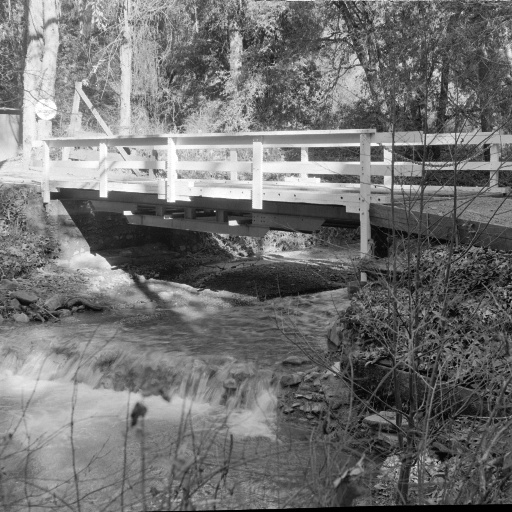
#> input picture images/bridge.bmp, 512 x 512 px
$ python exersise2.py
#> lines starting #> are read from the running program, lines starting #| are printed output that depends on the picture
import cv2
import numpy as np
import heapq
import pickle
from collections import Counter
import os
import shutil

# Define the path to the folder
folder_path = './resultsTwo'

# Check if the folder exists
if os.path.exists(folder_path):
    # Iterate over the contents of the folder
    for filename in os.listdir(folder_path):
        file_path = os.path.join(folder_path, filename)
        try:
            # Check if it is a file
            if os.path.isfile(file_path) or os.path.islink(file_path):
                os.unlink(file_path)  # Remove the file
            elif os.path.isdir(file_path):
                shutil.rmtree(file_path)  # Remove the directory and its contents
        except Exception as e:
            print(f'Failed to delete {file_path}. Reason: {e}')
else:
    print(f'The folder {folder_path} does not exist.')

# Your code starts here
print("Folder contents deleted. Starting the main code.")
# Add your main code logic here

class HuffmanNode:
    def __init__(self, symbol, frequency):
        self.symbol = symbol
        self.frequency = frequency
        self.left = None
        self.right = None

    def __lt__(self, other):
        return self.frequency < other.frequency

def buildHuffmanTree(frequencies):
    heap = [HuffmanNode(symbol, freq) for symbol, freq in enumerate(frequencies) if freq > 0] #arxikopoiise tous komvous
    heapq.heapify(heap)

    while len(heap) > 1: #while more than one nodes exist in the tree, till reach the root
        left = heapq.heappop(heap)
        right = heapq.heappop(heap)
        merged = HuffmanNode(None, left.frequency + right.frequency) #new node -> αθροισμα αριστερού και δεξιού
        merged.left = left
        merged.right = right
        heapq.heappush(heap, merged)

    return heap[0] #root

def calculateFrequencies(img):
    frequencies = np.zeros(256, dtype=int)
    for value in img.flatten():
        frequencies[value] += 1
    return frequencies


# take the tree, χρησημοποίησα chat gpt εδώ για να το πετύχω
def createHuffmanCodes(node, code='', codebook={}):
    if node is not None:
        if node.symbol is not None:
            codebook[node.symbol] = code
        createHuffmanCodes(node.left, code + '0', codebook)
        createHuffmanCodes(node.right, code + '1', codebook)
    return codebook

def encodeImage(img, codes):
    encodedImg = ''
    for value in img.flatten():
        encodedImg += codes[value]
    return encodedImg

def saveEncodedImage(encodedImg, filename):
    with open(filename, 'wb') as f:
        pickle.dump(encodedImg, f)

def savHuffmanCodes(codes, filename):
    with open(filename, 'wb') as f:
        pickle.dump(codes, f)

def calculateAverageCodeLength(codes, frequencies):
    totalSymbols = sum(frequencies)
    weightedSum = sum(len(code) * frequencies[symbol] for symbol, code in codes.items())
    return weightedSum / totalSymbols

def calculateEntropy(frequencies):
    totalSymbols = sum(frequencies)
    entropy = -sum((freq / totalSymbols) * np.log2(freq / totalSymbols) for freq in frequencies if freq > 0)
    return entropy

def calculateCompressionRatio(originalSize, encodedSize):
    return originalSize / encodedSize

def printResults(name, codes, avgLength, entropy, compressionRatio):
    name = name.replace('.bmp', '')
    print(name)  # Output: bridge
    for symbol, code in codes.items():
        with open(f'./resultsTwo/{name}_brightness.txt', 'a', encoding='utf-8') as file:
            # Write the formatted strings to the file
            file.write(f"  Brightness {symbol}: {code}\n")
        # print(f"  Brightness {symbol}: {code}")
    with open(f'./resultsTwo/output.txt', 'a', encoding='utf-8') as file:
        # Write the formatted strings to the file
        file.write(f"{name}----------------------------\n")
        file.write(f"1) Average encoded word length: {avgLength}\n")
        file.write(f"2) Entropy: {entropy}\n")
        file.write(f"3) Λόγος συμπίεσης: {compressionRatio}\n")
    print()


# images
bridgeImg = cv2.imread('./images/bridge.bmp', cv2.IMREAD_GRAYSCALE)
#> bridgeImg is the input picture: shape (512, 512); min 0, max 255, mean 113.8
girlfaceImg = cv2.imread('./images/girlface.bmp', cv2.IMREAD_GRAYSCALE)
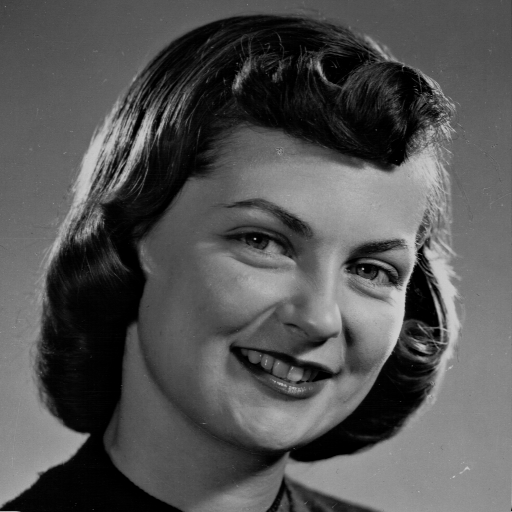
#> input picture images/girlface.bmp, 512 x 512 px
#> girlfaceImg is the input picture: shape (512, 512); min 0, max 207, mean 83.6
lighthouseImg = cv2.imread('./images/lighthouse.bmp', cv2.IMREAD_GRAYSCALE)
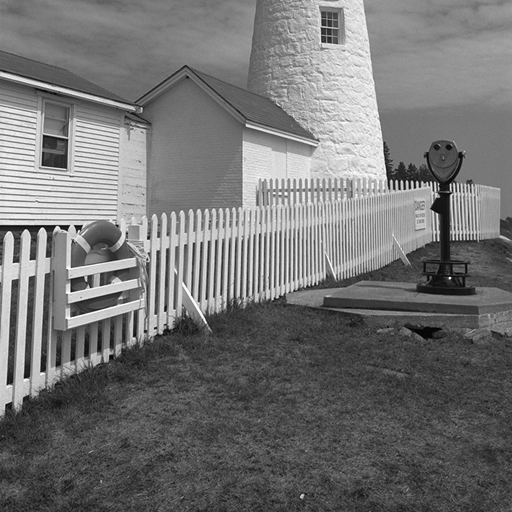
#> input picture images/lighthouse.bmp, 512 x 512 px
#> lighthouseImg is the input picture: shape (512, 512); min 2, max 255, mean 115.4

# frequencies for each φωτεινότητα
bridgeFreq = calculateFrequencies(bridgeImg)
#> the loop in calculateFrequencies, `for value in img.flatten():` made 262144 passes
#> value on passes 1 to 3: 93, 81, 85
#> after the loop in calculateFrequencies, `for value in img.flatten():`: frequencies = 256 values, max 10970 at index 85, min 0 at index 1, mean 1024
#> bridgeFreq has the same summary as frequencies in calculateFrequencies
girlfaceFreq = calculateFrequencies(girlfaceImg)
#> the loop in calculateFrequencies (call 2), `for value in img.flatten():` made 262144 passes
#> value on passes 1 to 3: 65, 64, 64
#> girlfaceFreq = 256 values, max 6768 at index 2, min 0 at index 208, mean 1024
lighthouseFreq = calculateFrequencies(lighthouseImg)
#> lighthouseFreq = 256 values, max 4071 at index 120, min 0 at index 0, mean 1024

# Huffman tree
bridgeTree = buildHuffmanTree(bridgeFreq)
#> in buildHuffmanTree, `heap = [HuffmanNode(symbol, freq) for symbol, freq in enumerate(freque..`: heap = 64 items
#> the loop in buildHuffmanTree, `while len(heap) > 1:` made 63 passes
girlfaceTree = buildHuffmanTree(girlfaceFreq)
#> the loop in buildHuffmanTree (call 2), `while len(heap) > 1:` made 207 passes
lighthouseTree = buildHuffmanTree(lighthouseFreq)

# Hufffman codes
bridgeCodes = createHuffmanCodes(bridgeTree)
#> bridgeCodes = 64 items
girlfaceCodes = createHuffmanCodes(girlfaceTree)
#> girlfaceCodes = 220 items
lighthouseCodes = createHuffmanCodes(lighthouseTree)
#> lighthouseCodes = 254 items

# Image Encoding
bridgeEncoded = encodeImage(bridgeImg, bridgeCodes)
#> the loop in encodeImage, `for value in img.flatten():` made 262144 passes
#> value on passes 6 to 8: 125, 138, 142
girlfaceEncoded = encodeImage(girlfaceImg, girlfaceCodes)
#> the loop in encodeImage (call 2), `for value in img.flatten():` made 262144 passes
#> value on passes 6 to 8: 68, 68, 66
lighthouseEncoded = encodeImage(lighthouseImg, lighthouseCodes)

# save encoded image
path='./resultsTwo/'
saveEncodedImage(bridgeEncoded, path+'bridgeEncoded.bin')
saveEncodedImage(girlfaceEncoded, path+ 'girlfaceEncoded.bin')
saveEncodedImage(lighthouseEncoded, path+ 'lighthouseEncoded.bin')

# Αποθήκευση του πίνακα κωδίκων Huffman
savHuffmanCodes(bridgeCodes, path+ 'bridgeCodes.pkl')
savHuffmanCodes(girlfaceCodes, path+ 'girlfaceCodes.pkl')
savHuffmanCodes(lighthouseCodes, path+ 'lighthouseCodes.pkl')

# Υπολογισμός του μέσου μήκους κωδικής λέξης
bridgeAvgLength = calculateAverageCodeLength(bridgeCodes, bridgeFreq)
#> in calculateAverageCodeLength, `totalSymbols = sum(frequencies)`: totalSymbols = 262144
#> in calculateAverageCodeLength, `weightedSum = sum(len(code) * frequencies[symbol] for symbol, code in ..`: weightedSum = 2075176
#> bridgeAvgLength = 7.92
girlfaceAvgLength = calculateAverageCodeLength(girlfaceCodes, girlfaceFreq)
#> girlfaceAvgLength = 8.62
lighthouseAvgLength = calculateAverageCodeLength(lighthouseCodes, lighthouseFreq)
#> lighthouseAvgLength = 7.48

# Υπολογισμός της εντροπίας
bridgeEntropy = calculateEntropy(bridgeFreq)
#> in calculateEntropy, `totalSymbols = sum(frequencies)`: totalSymbols = 262144
#> in calculateEntropy, `entropy = -sum((freq / totalSymbols) * np.log2(freq / totalSymbols) fo..`: entropy = 5.71
#> bridgeEntropy = 5.71
girlfaceEntropy = calculateEntropy(girlfaceFreq)
#> girlfaceEntropy = 7.08
lighthouseEntropy = calculateEntropy(lighthouseFreq)
#> lighthouseEntropy = 7.45

# Υπολογισμός του λόγου συμπίεσης
bridgeOriginalSize = bridgeImg.size * 8
#> bridgeOriginalSize = 2097152
girlfaceOriginalSize = girlfaceImg.size * 8
#> girlfaceOriginalSize = 2097152
lighthouseOriginalSize = lighthouseImg.size * 8
#> lighthouseOriginalSize = 2097152

bridgeEncodedSize = len(bridgeEncoded)
#> bridgeEncodedSize = 2075176
girlfaceEncodedSize = len(girlfaceEncoded)
#> girlfaceEncodedSize = 2258478
lighthouseEncodedSize = len(lighthouseEncoded)
#> lighthouseEncodedSize = 1960126

bridgeCompressionRatio = calculateCompressionRatio(bridgeOriginalSize, bridgeEncodedSize)
#> bridgeCompressionRatio = 1.01
girlfaceCompressionRatio = calculateCompressionRatio(girlfaceOriginalSize, girlfaceEncodedSize)
#> girlfaceCompressionRatio = 0.929
lighthouseCompressionRatio = calculateCompressionRatio(lighthouseOriginalSize, lighthouseEncodedSize)
#> lighthouseCompressionRatio = 1.07


printResults("bridge.bmp", bridgeCodes, bridgeAvgLength, bridgeEntropy, bridgeCompressionRatio)
#> the loop in printResults, `for symbol, code in codes.items():` made 254 passes
#> (symbol, code) on passes 1 to 3: (125, '11100101'), (113, '1001111'), (174, '000000010')
printResults("girlface.bmp", girlfaceCodes, girlfaceAvgLength, girlfaceEntropy, girlfaceCompressionRatio)
#> the loop in printResults (call 2), `for symbol, code in codes.items():` made 254 passes
printResults("lighthouse.bmp", lighthouseCodes, lighthouseAvgLength, lighthouseEntropy, lighthouseCompressionRatio)
